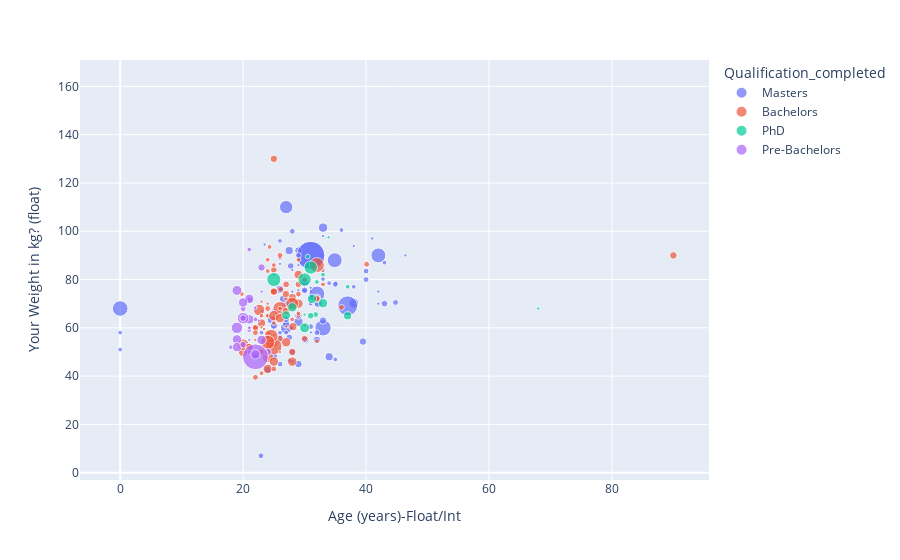

The code cell stored with this chart in its notebook:
### Code cell
import plotly.express as px
df = classdata
fig = px.scatter(df, x="Age (years)-Float/Int", y="Your Weight in kg? (float)", color="Qualification_completed",
                 size='Light kitni der band hti hy? int', hover_data=['How many hours you code a day? (int) e.g: 5,4,3'])
plt.figure(figsize=(4,6))
# fig.xlim(15,45)
# fig.ylim(30,120)
fig.show()

### Figure 1 — Plotly figure (JSON) as saved in the notebook; plotly's stock layout.template omitted (floating-point values rounded to 4 significant figures; data arrays with more than 128 entries replaced by an {"elided": "..."} marker saying what was removed)
{"data": [{"customdata": {"elided": "169x1 int values"}, "hovertemplate": "Qualification_completed=Masters<br>Age (years)-Float/Int=%{x}<br>Your Weight in kg? (float)=%{y}<br>Light kitni der band hti hy? int=%{marker.size}<br>How many hours you code a day? (int) e.g: 5,4,3=%{customdata[0]}<extra></extra>", "legendgroup": "Masters", "marker": {"color": "#636efa", "size": {"elided": "169 int values"}, "sizemode": "area", "sizeref": 0.18, "symbol": "circle"}, "mode": "markers", "name": "Masters", "orientation": "v", "showlegend": true, "type": "scatter", "x": {"elided": "169 float values"}, "xaxis": "x", "y": {"elided": "169 float values"}, "yaxis": "y"}, {"customdata": {"elided": "133x1 float values"}, "hovertemplate": "Qualification_completed=Bachelors<br>Age (years)-Float/Int=%{x}<br>Your Weight in kg? (float)=%{y}<br>Light kitni der band hti hy? int=%{marker.size}<br>How many hours you code a day? (int) e.g: 5,4,3=%{customdata[0]}<extra></extra>", "legendgroup": "Bachelors", "marker": {"color": "#EF553B", "size": {"elided": "133 int values"}, "sizemode": "area", "sizeref": 0.18, "symbol": "circle"}, "mode": "markers", "name": "Bachelors", "orientation": "v", "showlegend": true, "type": "scatter", "x": {"elided": "133 float values"}, "xaxis": "x", "y": {"elided": "133 float values"}, "yaxis": "y"}, {"customdata": [[5], [2], [3], [3], [3], [5], [4], [3], [2], [2], [2], [2], [4], [5], [1], [4], [1], [3], [3], [3], [2], [0], [3], [2], [3], [3], [4], [2]], "hovertemplate": "Qualification_completed=PhD<br>Age (years)-Float/Int=%{x}<br>Your Weight in kg? (float)=%{y}<br>Light kitni der band hti hy? int=%{marker.size}<br>How many hours you code a day? (int) e.g: 5,4,3=%{customdata[0]}<extra></extra>", "legendgroup": "PhD", "marker": {"color": "#00cc96", "size": [0, 0, 8, 1, 9, 1, 0, 0, 2, 16, 0, 2, 2, 7, 8, 3, 0, 0, 8, 2, 16, 1, 0, 4, 6, 18, 0, 0], "sizemode": "area", "sizeref": 0.18, "symbol": "circle"}, "mode": "markers", "name": "PhD", "orientation": "v", "showlegend": true, "type": "scatter", "x": [25, 30, 33, 30, 30, 33.9, 30, 31, 33, 30, 27, 37, 30.5, 27, 31.2, 31.8, 31, 31.5, 28, 32, 31, 68, 29, 31, 37, 25, 29, 32.7], "xaxis": "x", "y": [78, 74.5, 70.2, 65.5, 60, 97.5, 85, 80, 82, 80, 104.5, 77, 89.5, 65.21, 72, 65.5, 72, 82.5, 68.5, 79, 85, 68, 54, 65, 65, 80, 65, 85.5], "yaxis": "y"}, {"customdata": [[1], [1], [1], [2], [2], [3], [4], [2], [3], [2], [3], [6], [2], [0.01], [1], [8], [1], [3], [4], [3], [3], [1], [2], [5], [2], [3], [3], [3], [1], [2], [2], [10], [5], [1], [11], [3], [0], [18], [3], [3], [3], [3], [3], [2], [3]], "hovertemplate": "Qualification_completed=Pre-Bachelors<br>Age (years)-Float/Int=%{x}<br>Your Weight in kg? (float)=%{y}<br>Light kitni der band hti hy? int=%{marker.size}<br>How many hours you code a day? (int) e.g: 5,4,3=%{customdata[0]}<extra></extra>", "legendgroup": "Pre-Bachelors", "marker": {"color": "#ab63fa", "size": [1, 1, 0, 0, 2, 8, 0, 2, 4, 1, 0, 4, 0, 0, 2, 8, 0, 0, 9, 2, 1, 1, 5, 5, 1, 3, 8, 2, 8, 4, 4, 0, 60, 0, 0, 2, 8, 0, 8, 0, 12, 1, 12, 8, 4], "sizemode": "area", "sizeref": 0.18, "symbol": "circle"}, "mode": "markers", "name": "Pre-Bachelors", "orientation": "v", "showlegend": true, "type": "scatter", "x": [22.5, 21, 21, 20, 18, 21, 19.5, 21, 20, 22, 18, 21, 20, 20, 21, 19, 21, 21.6, 19, 22, 22, 20, 23, 24, 23, 20, 19, 21, 23, 20, 22, 14.2, 22, 21, 16, 21, 21, 11, 22, 22, 20, 21, 19, 20, 20], "xaxis": "x", "y": [63, 55, 52.5, 75, 52, 63.5, 52, 50, 64, 68.5, 57.4, 71.5, 48, 75, 59, 55.2, 50, 68.5, 75.5, 63.5, 68.2, 67.12, 85, 50, 75, 68, 52, 60, 55, 53, 48, 30.5, 48, 48, 60, 92.4, 72, 45, 49, 64, 64, 60, 60, 70.5, 64], "yaxis": "y"}], "layout": {"legend": {"itemsizing": "constant", "title": {"text": "Qualification_completed"}, "tracegroupgap": 0}, "margin": {"t": 60}, "xaxis": {"anchor": "y", "domain": [0, 1], "title": {"text": "Age (years)-Float/Int"}}, "yaxis": {"anchor": "x", "domain": [0, 1], "title": {"text": "Your Weight in kg? (float)"}}}}
